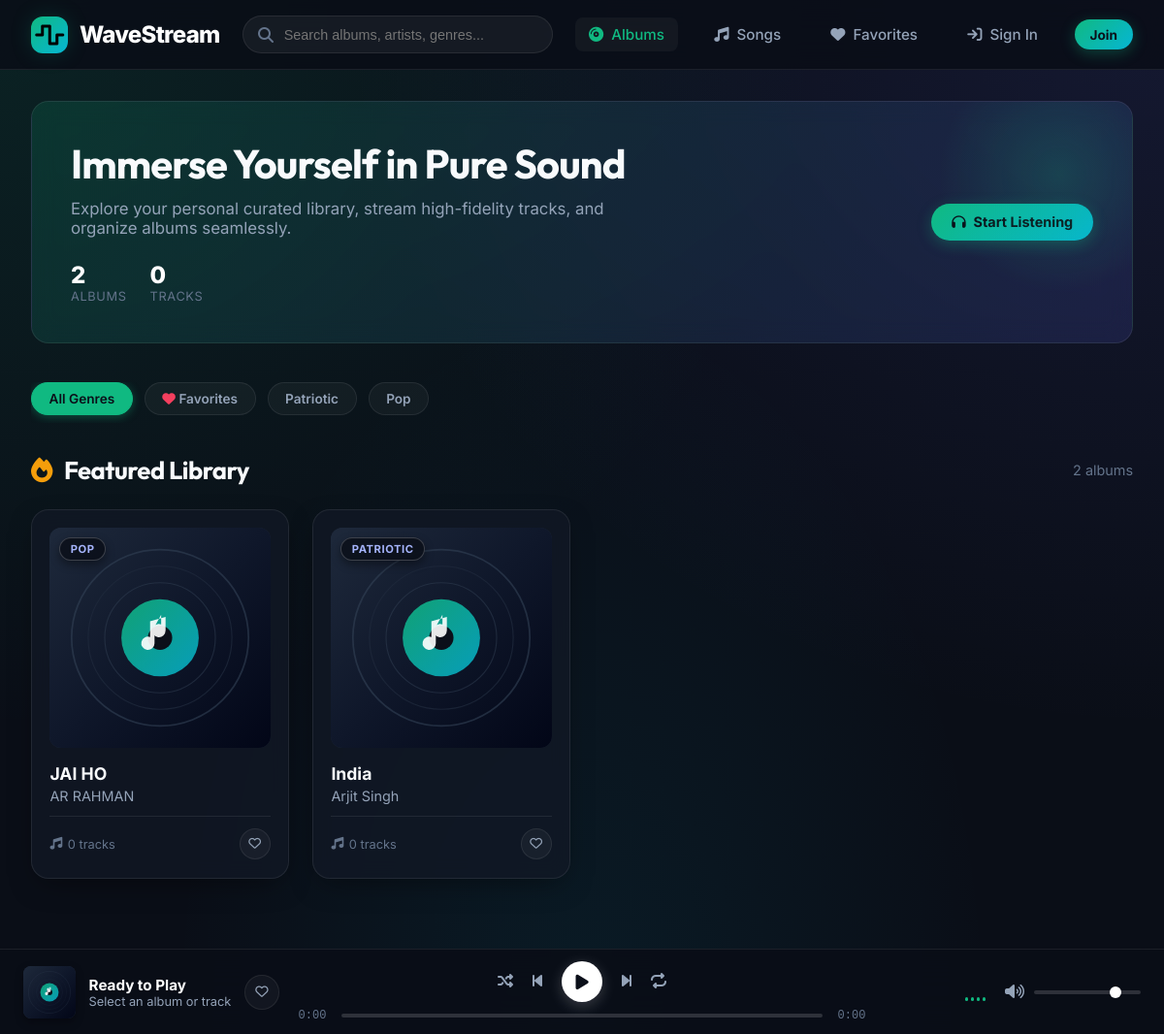
/music/, run on an earlier commit of the app's database.
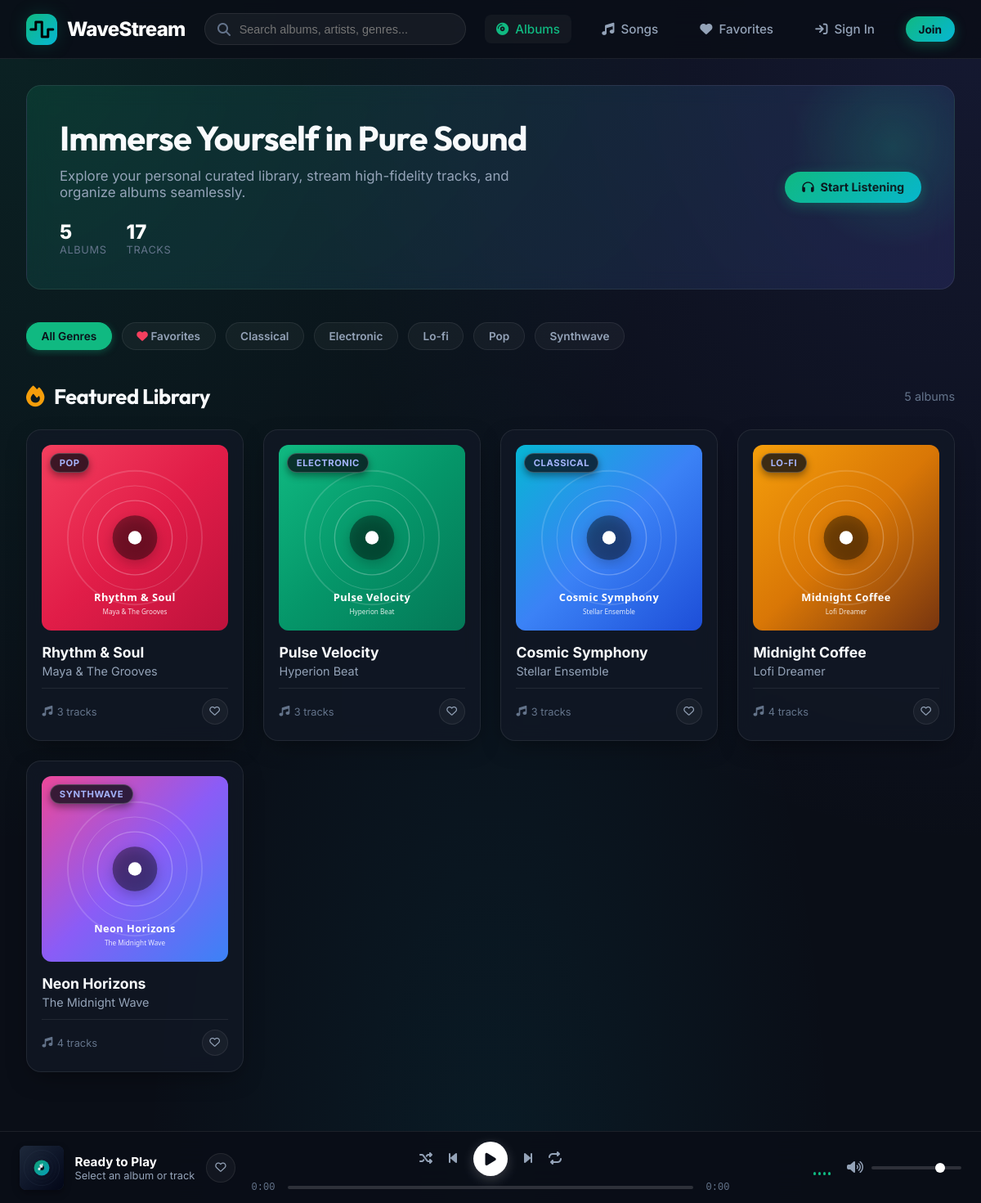
And on a later commit of the database.
### music/models.py (models this page shows, shortened)
class Album(models.Model):
    user = models.ForeignKey(User, on_delete=models.SET_NULL, null=True, blank=True, related_name='albums')
    artist = models.CharField(max_length=250)
    album_title = models.CharField(max_length=250)
    genre = models.CharField(max_length=250)
    album_logo = models.FileField(upload_to='album_logos/', blank=True, null=True)
    is_favorite = models.BooleanField(default=False)
    @property
    def song_count(self):
        return self.song_set.count()

### music/views.py (the view)
# urls.py: path('', views.IndexView.as_view(), name='index'),
class IndexView(generic.ListView):
    template_name = 'music/index.html'
    context_object_name = 'all_albums'
    def get_queryset(self):
        queryset = Album.objects.all().prefetch_related('song_set').order_by('-id')
        query = self.request.GET.get('q')
        genre = self.request.GET.get('genre')
        fav_filter = self.request.GET.get('filter')
        if query:
            queryset = queryset.filter(
                Q(album_title__icontains=query) |
                Q(artist__icontains=query) |
                Q(genre__icontains=query)
            ).distinct()
        if genre:
            queryset = queryset.filter(genre__iexact=genre)
        if fav_filter == 'favorites':
            queryset = queryset.filter(is_favorite=True)
        return queryset
    def get_context_data(self, **kwargs):
        context = super().get_context_data(**kwargs)
        all_genres = Album.objects.values_list('genre', flat=True).distinct()
        genres_set = sorted(list({g.strip().capitalize() for g in all_genres if g and g.strip()}))
        context['genres'] = genres_set
        context['selected_genre'] = self.request.GET.get('genre', '')
        context['selected_filter'] = self.request.GET.get('filter', '')
        context['search_query'] = self.request.GET.get('q', '')
        context['total_albums'] = Album.objects.count()
        context['total_songs'] = Song.objects.count()
        user = self.request.user
        is_creator = False
        if user.is_authenticated:
            if user.is_staff:
                is_creator = True
            elif hasattr(user, 'profile') and user.profile.is_artist:
                is_creator = True
        context['is_creator'] = is_creator
        return context

### music/models.py (called while the page is built)
    def get_audio_url(self):
        if self.audio_file and hasattr(self.audio_file, 'url'):
            return self.audio_file.url
        return ""

### music/templates/music/index.html (shortened to what this page needs)
{% extends 'music/layout.html' %}
{% load static %}
{% block nav_albums %}{% if not selected_filter %}active{% endif %}{% endblock %}
{% block nav_favorites %}{% if selected_filter == 'favorites' %}active{% endif %}{% endblock %}
{% block body %}
    {% if not search_query and not selected_filter %}
    <div class="hero-banner">
        <div class="hero-content">
            <h1>Immerse Yourself in Pure Sound</h1>
            <p>Explore your personal curated library, stream high-fidelity tracks, and organize albums seamlessly.</p>
            <div class="stats-badges">
                <div class="stat-item">
                    <span class="stat-number">{{ total_albums }}</span>
                    <span class="stat-label">Albums</span>
                </div>
                <div class="stat-item">
                    <span class="stat-number">{{ total_songs }}</span>
                    <span class="stat-label">Tracks</span>
                </div>
            </div>
        </div>
        <div class="hero-actions">
            {% if is_creator %}
            <a href="{% url 'music:album-add' %}" class="btn-primary-custom">
                <i class="fa-solid fa-plus"></i>
                <span>Publish New Album</span>
            </a>
            {% else %}
            <a href="{% url 'music:songs' %}" class="btn-primary-custom">
                <i class="fa-solid fa-headphones"></i>
                <span>Start Listening</span>
            </a>
            {% endif %}
        </div>
    </div>
    {% endif %}
    <div class="filter-bar">
        <a href="{% url 'music:index' %}{% if search_query %}?q={{ search_query }}{% endif %}"
           class="filter-pill {% if not selected_genre and not selected_filter %}active{% endif %}">
            All Genres
        </a>
        <a href="{% url 'music:index' %}?filter=favorites{% if search_query %}&q={{ search_query }}{% endif %}"
           class="filter-pill {% if selected_filter == 'favorites' %}active{% endif %}">
            <i class="fa-solid fa-heart" style="color: var(--accent-favorite);"></i> Favorites
        </a>
        {% for g in genres %}
        <a href="{% url 'music:index' %}?genre={{ g }}{% if search_query %}&q={{ search_query }}{% endif %}"
           class="filter-pill {% if selected_genre|lower == g|lower %}active{% endif %}">
            {{ g }}
        </a>
        {% endfor %}
    </div>
    <div class="section-header">
        <h2>
            {% if search_query %}
                <span>Results for "{{ search_query }}"</span>
            {% elif selected_filter == 'favorites' %}
                <i class="fa-solid fa-heart" style="color: var(--accent-favorite);"></i>
                <span>Favorite Albums</span>
            {% elif selected_genre %}
                <span>{{ selected_genre }} Albums</span>
            {% else %}
                <i class="fa-solid fa-fire" style="color: #f59e0b;"></i>
                <span>Featured Library</span>
            {% endif %}
        </h2>
        <span style="color: var(--text-dim); font-size: 0.9rem;">
            {{ all_albums|length }} album{{ all_albums|length|pluralize }}
        </span>
    </div>
    {% if all_albums %}
    <div class="album-grid">
        {% for album in all_albums %}
        <div class="album-card">
            <div class="album-art-wrap">
                <a href="{% url 'music:detail' album.id %}">
                    {% if album.album_logo %}
                    <img src="{{ album.album_logo.url }}" alt="{{ album.album_title }}" class="album-art-img" onerror="this.onerror=null;this.src='{% static 'music/images/default_album.svg' %}'">
                    {% else %}
                    <img src="{% static 'music/images/default_album.svg' %}" alt="{{ album.album_title }}" class="album-art-img">
                    {% endif %}
                </a>
                <span class="badge-genre-overlay">{{ album.genre }}</span>
            </div>
            <div class="album-info">
                <a href="{% url 'music:detail' album.id %}" class="album-title" title="{{ album.album_title }}">
                    {{ album.album_title }}
                </a>
                <div class="album-artist">{{ album.artist }}</div>
                <div class="album-meta">
                    <span class="album-track-count">
                        <i class="fa-solid fa-music"></i> {{ album.song_count }} track{{ album.song_count|pluralize }}
                    </span>
                    <div class="album-actions">
                        <button class="btn-icon {% if album.is_favorite %}active-fav{% endif %}"
                                data-action="fav-album"
                                data-id="{{ album.id }}"
                                title="Favorite Album">
                            <i class="{% if album.is_favorite %}fa-solid fa-heart{% else %}fa-regular fa-heart{% endif %}"></i>
                        </button>
                    </div>
                </div>
            </div>
        </div>
        {% endfor %}
    </div>
    {% endif %}
{% endblock %}

### music/templates/music/layout.html (shortened to what this page needs)
{% load static %}
<!DOCTYPE html>
<html lang="en">
<head>
    <link rel="stylesheet" href="https://cdnjs.cloudflare.com/ajax/libs/font-awesome/6.5.1/css/all.min.css">
    <link rel="stylesheet" href="{% static 'music/style.css' %}?v=2.1">
</head>
<body>
    <header class="navbar-custom">
        <a href="{% url 'music:index' %}" class="nav-brand">
            <div class="brand-icon">
                <i class="fa-solid fa-wave-square"></i>
            </div>
            <span>WaveStream</span>
        </a>
        <form class="nav-search" method="get" action="{% url 'music:index' %}">
            <i class="fa-solid fa-magnifying-glass search-icon"></i>
            <input type="text" name="q" placeholder="Search albums, artists, genres..." value="{{ search_query|default:'' }}">
        </form>
        <ul class="nav-links" id="navLinks">
            <li>
                <a href="{% url 'music:index' %}" class="nav-link {% block nav_albums %}{% endblock %}">
                    <i class="fa-solid fa-compact-disc"></i>
                    <span>Albums</span>
                </a>
            </li>
            <li>
                <a href="{% url 'music:songs' %}" class="nav-link {% block nav_songs %}{% endblock %}">
                    <i class="fa-solid fa-music"></i>
                    <span>Songs</span>
                </a>
            </li>
            <li>
                <a href="{% url 'music:index' %}?filter=favorites" class="nav-link {% block nav_favorites %}{% endblock %}">
                    <i class="fa-solid fa-heart"></i>
                    <span>Favorites</span>
                </a>
            </li>
            {% if user.is_authenticated %}
            <li>
                <span class="nav-link" style="gap: 0.5rem; display: inline-flex; align-items: center;">
                    <i class="fa-solid fa-circle-user"></i>
                    <span>{{ user.username }}</span>
                    {% if user.profile.is_artist %}
                        <span class="badge-role artist"><i class="fa-solid fa-microphone-lines"></i> Artist</span>
                    {% else %}
                        <span class="badge-role listener"><i class="fa-solid fa-headphones"></i> Listener</span>
                    {% endif %}
                </span>
            </li>
            <li>
                <a href="{% url 'music:logout' %}" class="nav-link" title="Logout">
                    <i class="fa-solid fa-arrow-right-from-bracket"></i>
                    <span>Logout</span>
                </a>
            </li>
            {% else %}
            <li>
                <a href="{% url 'music:login' %}" class="nav-link {% block nav_login %}{% endblock %}">
                    <i class="fa-solid fa-arrow-right-to-bracket"></i>
                    <span>Sign In</span>
                </a>
            </li>
            <li>
                <a href="{% url 'music:register' %}" class="btn-primary-custom" style="padding: 0.45rem 1rem; font-size: 0.85rem;">
                    <span>Join</span>
                </a>
            </li>
            {% endif %}
        </ul>
    </header>
    <main class="main-container">
        {% block body %}{% endblock %}
    </main>
    <footer class="music-player-bar" id="wavePlayerBar">
        <div class="player-track-info">
            <img src="{% static 'music/images/default_album.svg' %}" alt="Now Playing" class="player-thumb" id="playerTrackCover" onerror="this.onerror=null;this.src='{% static 'music/images/default_album.svg' %}';">
            <div class="player-meta">
                <div class="player-title" id="playerTrackTitle">Ready to Play</div>
                <div class="player-artist" id="playerTrackArtist">Select an album or track</div>
            </div>
            <button class="btn-icon" id="playerTrackFav" data-action="fav-song" data-id="" title="Save to Favorites">
                <i class="fa-regular fa-heart"></i>
            </button>
        </div>
        <div class="player-center">
            <div class="player-buttons">
                <button class="control-btn" id="playerShuffleBtn" title="Shuffle">
                    <i class="fa-solid fa-shuffle"></i>
                </button>
                <button class="control-btn" id="playerPrevBtn" title="Previous Track">
                    <i class="fa-solid fa-backward-step"></i>
                </button>
                <button class="play-pause-btn" id="playerPlayBtn" title="Play/Pause">
                    <i class="fa-solid fa-play"></i>
                </button>
                <button class="control-btn" id="playerNextBtn" title="Next Track">
                    <i class="fa-solid fa-forward-step"></i>
                </button>
                <button class="control-btn" id="playerRepeatBtn" title="Repeat Track">
                    <i class="fa-solid fa-repeat"></i>
                </button>
            </div>
            <div class="progress-bar-wrap">
                <span class="time-stamp" id="playerCurrentTime">0:00</span>
                <div class="progress-track" id="playerProgressTrack">
                </div>
                <span class="time-stamp" id="playerDurationTime">0:00</span>
            </div>
        </div>
        <div class="player-right">
            <div class="visualizer-box">
                <div class="viz-bar"></div>
                <div class="viz-bar"></div>
                <div class="viz-bar"></div>
                <div class="viz-bar"></div>
            </div>
            <div class="volume-wrap">
                <button class="control-btn" id="playerVolumeBtn" title="Mute/Unmute">
                    <i class="fa-solid fa-volume-high"></i>
                </button>
                <input type="range" class="volume-slider" id="playerVolumeSlider" min="0" max="1" step="0.01" value="0.8">
            </div>
        </div>
    </footer>
</body>
</html>

What changed in the data, as far as the page shows it:
removed Album: album_title "JAI HO", artist "AR RAHMAN", song_count "0", is_favorite False (drawn)
removed Album: album_title "India", artist "Arjit Singh", song_count "0", is_favorite False (drawn)
added Album: album_logo (picture), album_title "Rhythm & Soul", artist "Maya & The Grooves", song_count "3", is_favorite False (drawn)
added Album: album_logo (picture), album_title "Pulse Velocity", artist "Hyperion Beat", song_count "3", is_favorite False (drawn)
added Album: album_logo (picture), album_title "Cosmic Symphony", artist "Stellar Ensemble", song_count "3", is_favorite False (drawn)
added Album: album_logo (picture), album_title "Midnight Coffee", artist "Lofi Dreamer", song_count "4", is_favorite False (drawn)
added Album: album_logo (picture), album_title "Neon Horizons", artist "The Midnight Wave", song_count "4", is_favorite False (drawn)
Also different on the page:
{{ total_albums }}: "2" → "5"
{{ total_songs }}: "0" → "17"
{{ all_albums|length }}: "2" → "5"
new list line: "Classical"
new list line: "Electronic"
new list line: "Lo-fi"
new list line: "Synthwave"
list line gone: "Patriotic"
